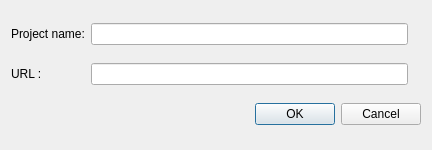
<?xml version="1.0" encoding="UTF-8"?>
<ui version="4.0">
 <class>new_project_dialog</class>
 <widget class="QDialog" name="new_project_dialog">
  <property name="geometry">
   <rect>
    <x>0</x>
    <y>0</y>
    <width>432</width>
    <height>150</height>
   </rect>
  </property>
  <property name="windowTitle">
   <string>New project</string>
  </property>
  <layout class="QGridLayout" name="gridLayout">
   <item row="2" column="0">
    <widget class="QLabel" name="label_srid">
     <property name="text">
      <string>URL :</string>
     </property>
     <property name="alignment">
      <set>Qt::AlignLeading|Qt::AlignLeft|Qt::AlignVCenter</set>
     </property>
    </widget>
   </item>
   <item row="2" column="1">
    <widget class="QLineEdit" name="url">
     <property name="maximumSize">
      <size>
       <width>16777215</width>
       <height>16777215</height>
      </size>
     </property>
     <property name="text">
      <string/>
     </property>
    </widget>
   </item>
   <item row="0" column="1">
    <widget class="QLineEdit" name="project_name"/>
   </item>
   <item row="0" column="0">
    <widget class="QLabel" name="label_project_name">
     <property name="text">
      <string>Project name:</string>
     </property>
    </widget>
   </item>
   <item row="3" column="0" colspan="3">
    <widget class="QDialogButtonBox" name="buttonBox">
     <property name="orientation">
      <enum>Qt::Horizontal</enum>
     </property>
     <property name="standardButtons">
      <set>QDialogButtonBox::Cancel|QDialogButtonBox::Ok</set>
     </property>
    </widget>
   </item>
   <item row="0" column="2">
    <widget class="QLabel" name="info">
     <property name="baseSize">
      <size>
       <width>10</width>
       <height>0</height>
      </size>
     </property>
     <property name="palette">
      <palette>
       <active>
        <colorrole role="WindowText">
         <brush brushstyle="SolidPattern">
          <color alpha="255">
           <red>255</red>
           <green>0</green>
           <blue>0</blue>
          </color>
         </brush>
        </colorrole>
       </active>
       <inactive>
        <colorrole role="WindowText">
         <brush brushstyle="SolidPattern">
          <color alpha="255">
           <red>255</red>
           <green>0</green>
           <blue>0</blue>
          </color>
         </brush>
        </colorrole>
       </inactive>
       <disabled>
        <colorrole role="WindowText">
         <brush brushstyle="SolidPattern">
          <color alpha="255">
           <red>120</red>
           <green>120</green>
           <blue>120</blue>
          </color>
         </brush>
        </colorrole>
       </disabled>
      </palette>
     </property>
     <property name="text">
      <string/>
     </property>
    </widget>
   </item>
  </layout>
 </widget>
 <tabstops>
  <tabstop>project_name</tabstop>
  <tabstop>url</tabstop>
  <tabstop>buttonBox</tabstop>
 </tabstops>
 <resources/>
 <connections>
  <connection>
   <sender>buttonBox</sender>
   <signal>accepted()</signal>
   <receiver>new_project_dialog</receiver>
   <slot>accept()</slot>
   <hints>
    <hint type="sourcelabel">
     <x>248</x>
     <y>254</y>
    </hint>
    <hint type="destinationlabel">
     <x>157</x>
     <y>274</y>
    </hint>
   </hints>
  </connection>
  <connection>
   <sender>buttonBox</sender>
   <signal>rejected()</signal>
   <receiver>new_project_dialog</receiver>
   <slot>reject()</slot>
   <hints>
    <hint type="sourcelabel">
     <x>316</x>
     <y>260</y>
    </hint>
    <hint type="destinationlabel">
     <x>286</x>
     <y>274</y>
    </hint>
   </hints>
  </connection>
 </connections>
</ui>
